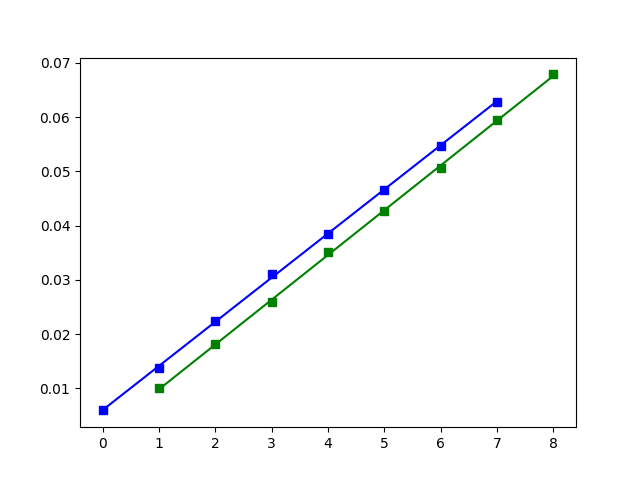

The Python source for this figure:
import matplotlib.pyplot as plt
import numpy as np
from scipy.optimize import curve_fit 
import math

def mapping(x, a, b): 
    return a * x + b

nm = list()
d = list()



with  open('data', 'r')  as  data:
    for line in data:
        list_line = list((map(float, line.split())))
        nm.append(list_line[0])
        d.append((list_line[2] - list_line[1] + 0.21) * 0.09)

d1 = list()
d2 = list()
m1 = list()
m2 = list()

for i in range(len(nm)):
    if nm[i] % 2 == 0:
        m2.append(nm[i] / 2)
        d2.append(d[i])
    else:
        m1.append((nm[i] - 1) / 2)
        d1.append(d[i])

d1 = (np.array(d1) / 2) ** 2
d2 = (np.array(d2) / 2) ** 2
m1 = np.array(m1)
m2 = np.array(m2)

args, covarian = curve_fit(mapping, m1, d1)
a_1, b_1 = args[0], args[1]
y_fit_1 = a_1 * m1 + b_1

print(a_1)

args, covarian = curve_fit(mapping, m2, d2)
a_2, b_2 = args[0], args[1]
y_fit_2 = a_2 * m2 + b_2

print(a_2)





def err_rate(x_aproc, y_fit, y_aproc, a):
    sum = 0
    length = len(x_aproc)
    for i in range(len(x_aproc)):
        sum += (y_fit[i] - y_aproc[i]) ** 2
    error_rate = math.sqrt(sum / (length + 1))
    #print(error_rate)

    x_sr = 0
    y_sr = 0

    x_dr = 0
    y_dr = 0

    for i in range(length):
        x_sr += x_aproc[i]
    x_sr /= length

    for i in range(length):
        x_dr += (x_aproc[i] - x_sr) ** 2
    x_dr /= length

    for i in range(length):
        y_sr += y_aproc[i]
    y_sr /= length

    for i in range(length):
        y_dr += (y_aproc[i] - y_sr) ** 2
    y_dr /= length

    error_rate_a = math.sqrt(((y_dr / x_dr) - a ** 2) / (length - 2))
    print("error_rate_a" + " " + str(error_rate_a))


err_rate(m1, y_fit_1, d1, a_1)
err_rate(m2, y_fit_2, d2, a_2)


plt.plot(m1, d1, 'bs')
plt.plot(m2, d2, 'gs')
plt.plot(m1, y_fit_1, 'b')
plt.plot(m2, y_fit_2, 'g')
plt.savefig("1.png")
plt.show()









